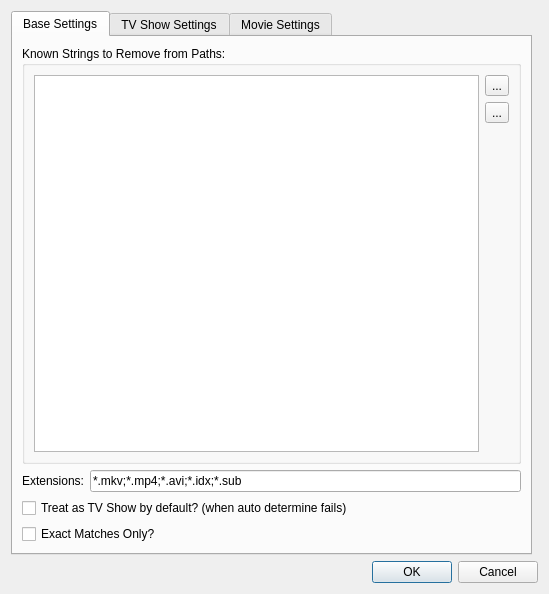
<?xml version="1.0" encoding="UTF-8"?>
<ui version="4.0">
 <class>CPreferences</class>
 <widget class="QDialog" name="CPreferences">
  <property name="geometry">
   <rect>
    <x>0</x>
    <y>0</y>
    <width>549</width>
    <height>594</height>
   </rect>
  </property>
  <property name="windowTitle">
   <string>Preferences</string>
  </property>
  <layout class="QGridLayout" name="gridLayout_2">
   <item row="1" column="0" colspan="2">
    <widget class="QDialogButtonBox" name="buttonBox">
     <property name="orientation">
      <enum>Qt::Horizontal</enum>
     </property>
     <property name="standardButtons">
      <set>QDialogButtonBox::Cancel|QDialogButtonBox::Ok</set>
     </property>
    </widget>
   </item>
   <item row="0" column="0">
    <widget class="QTabWidget" name="tabWidget">
     <property name="currentIndex">
      <number>0</number>
     </property>
     <widget class="QWidget" name="tab">
      <attribute name="title">
       <string>Base Settings</string>
      </attribute>
      <layout class="QGridLayout" name="gridLayout_3">
       <item row="2" column="0" colspan="2">
        <widget class="QCheckBox" name="treatAsTVShowByDefault">
         <property name="text">
          <string>Treat as TV Show by default? (when auto determine fails)</string>
         </property>
        </widget>
       </item>
       <item row="0" column="0" colspan="2">
        <widget class="QGroupBox" name="groupBox">
         <property name="title">
          <string>Known Strings to Remove from Paths:</string>
         </property>
         <layout class="QGridLayout" name="gridLayout">
          <item row="0" column="1">
           <widget class="QToolButton" name="btnAddString">
            <property name="text">
             <string>...</string>
            </property>
            <property name="icon">
             <iconset resource="application.qrc">
              <normaloff>:/resources/add.png</normaloff>:/resources/add.png</iconset>
            </property>
           </widget>
          </item>
          <item row="1" column="1">
           <widget class="QToolButton" name="btnDelString">
            <property name="text">
             <string>...</string>
            </property>
            <property name="icon">
             <iconset resource="application.qrc">
              <normaloff>:/resources/delete.png</normaloff>:/resources/delete.png</iconset>
            </property>
           </widget>
          </item>
          <item row="2" column="1">
           <spacer name="verticalSpacer">
            <property name="orientation">
             <enum>Qt::Vertical</enum>
            </property>
            <property name="sizeHint" stdset="0">
             <size>
              <width>20</width>
              <height>174</height>
             </size>
            </property>
           </spacer>
          </item>
          <item row="0" column="0" rowspan="3">
           <widget class="QListView" name="knownStrings"/>
          </item>
         </layout>
        </widget>
       </item>
       <item row="1" column="0">
        <widget class="QLabel" name="label_5">
         <property name="text">
          <string>Extensions:</string>
         </property>
        </widget>
       </item>
       <item row="1" column="1">
        <widget class="QLineEdit" name="extensions">
         <property name="sizePolicy">
          <sizepolicy hsizetype="Expanding" vsizetype="Fixed">
           <horstretch>0</horstretch>
           <verstretch>0</verstretch>
          </sizepolicy>
         </property>
         <property name="text">
          <string>*.mkv;*.mp4;*.avi;*.idx;*.sub</string>
         </property>
        </widget>
       </item>
       <item row="3" column="0" colspan="2">
        <widget class="QCheckBox" name="exactMatchesOnly">
         <property name="text">
          <string>Exact Matches Only?</string>
         </property>
        </widget>
       </item>
      </layout>
     </widget>
     <widget class="QWidget" name="tab_2">
      <attribute name="title">
       <string>TV Show Settings</string>
      </attribute>
      <layout class="QGridLayout" name="gridLayout_4">
       <item row="0" column="1">
        <widget class="QLineEdit" name="tvOutDirPattern">
         <property name="sizePolicy">
          <sizepolicy hsizetype="Expanding" vsizetype="Fixed">
           <horstretch>0</horstretch>
           <verstretch>0</verstretch>
          </sizepolicy>
         </property>
         <property name="text">
          <string/>
         </property>
        </widget>
       </item>
       <item row="1" column="1">
        <widget class="QLineEdit" name="tvOutFilePattern"/>
       </item>
       <item row="1" column="0">
        <widget class="QLabel" name="label_6">
         <property name="text">
          <string>Output File:</string>
         </property>
        </widget>
       </item>
       <item row="0" column="0">
        <widget class="QLabel" name="label_10">
         <property name="text">
          <string>Output Directory:</string>
         </property>
        </widget>
       </item>
       <item row="3" column="0" colspan="2">
        <widget class="QLabel" name="label_3">
         <property name="text">
          <string>&lt;html&gt;&lt;head/&gt;&lt;body&gt;&lt;p&gt;In the output names, use the following tags:&lt;/p&gt;&lt;ul style=&quot;margin-top: 0px; margin-bottom: 0px; margin-left: 0px; margin-right: 0px; -qt-list-indent: 1;&quot;&gt;&lt;li style=&quot; margin-top:12px; margin-bottom:0px; margin-left:0px; margin-right:0px; -qt-block-indent:0; text-indent:0px;&quot;&gt;&amp;lt;title&amp;gt;: Program/Movie Title&lt;/li&gt;&lt;li style=&quot; margin-top:0px; margin-bottom:0px; margin-left:0px; margin-right:0px; -qt-block-indent:0; text-indent:0px;&quot;&gt;&amp;lt;year&amp;gt;: Release Year&lt;/li&gt;&lt;li style=&quot; margin-top:0px; margin-bottom:0px; margin-left:0px; margin-right:0px; -qt-block-indent:0; text-indent:0px;&quot;&gt;&amp;lt;tmdbid&amp;gt;: The Movie Database ID&lt;/li&gt;&lt;li style=&quot; margin-top:0px; margin-bottom:0px; margin-left:0px; margin-right:0px; -qt-block-indent:0; text-indent:0px;&quot;&gt;&amp;lt;season&amp;gt;: Season Number&lt;/li&gt;&lt;li style=&quot; margin-top:0px; margin-bottom:0px; margin-left:0px; margin-right:0px; -qt-block-indent:0; text-indent:0px;&quot;&gt;&amp;lt;episode&amp;gt;: Episode Number&lt;/li&gt;&lt;li style=&quot; margin-top:0px; margin-bottom:0px; margin-left:0px; margin-right:0px; -qt-block-indent:0; text-indent:0px;&quot;&gt;&amp;lt;episode_title&amp;gt;: Episode Title/Name&lt;/li&gt;&lt;li style=&quot; margin-top:0px; margin-bottom:12px; margin-left:0px; margin-right:0px; -qt-block-indent:0; text-indent:0px;&quot;&gt;&amp;lt;extra_info&amp;gt;: Extra Information (Such as Unrated/Work Copy)&lt;/li&gt;&lt;/ul&gt;&lt;/body&gt;&lt;/html&gt;</string>
         </property>
         <property name="wordWrap">
          <bool>true</bool>
         </property>
        </widget>
       </item>
       <item row="4" column="0">
        <spacer name="verticalSpacer_2">
         <property name="orientation">
          <enum>Qt::Vertical</enum>
         </property>
         <property name="sizeHint" stdset="0">
          <size>
           <width>20</width>
           <height>471</height>
          </size>
         </property>
        </spacer>
       </item>
      </layout>
     </widget>
     <widget class="QWidget" name="tab_3">
      <attribute name="title">
       <string>Movie Settings</string>
      </attribute>
      <layout class="QGridLayout" name="gridLayout_5">
       <item row="1" column="1">
        <widget class="QLineEdit" name="movieOutFilePattern"/>
       </item>
       <item row="0" column="1">
        <widget class="QLineEdit" name="movieOutDirPattern">
         <property name="sizePolicy">
          <sizepolicy hsizetype="Expanding" vsizetype="Fixed">
           <horstretch>0</horstretch>
           <verstretch>0</verstretch>
          </sizepolicy>
         </property>
         <property name="text">
          <string/>
         </property>
        </widget>
       </item>
       <item row="0" column="0">
        <widget class="QLabel" name="label_9">
         <property name="text">
          <string>Output Directory:</string>
         </property>
        </widget>
       </item>
       <item row="3" column="0" colspan="3">
        <widget class="QLabel" name="label_4">
         <property name="text">
          <string>&lt;html&gt;&lt;head/&gt;&lt;body&gt;&lt;p&gt;In the output names, use the following tags:&lt;/p&gt;&lt;ul style=&quot;margin-top: 0px; margin-bottom: 0px; margin-left: 0px; margin-right: 0px; -qt-list-indent: 1;&quot;&gt;&lt;li style=&quot; margin-top:12px; margin-bottom:0px; margin-left:0px; margin-right:0px; -qt-block-indent:0; text-indent:0px;&quot;&gt;&amp;lt;title&amp;gt;: Program/Movie Title&lt;/li&gt;&lt;li style=&quot; margin-top:0px; margin-bottom:0px; margin-left:0px; margin-right:0px; -qt-block-indent:0; text-indent:0px;&quot;&gt;&amp;lt;year&amp;gt;: Release Year&lt;/li&gt;&lt;li style=&quot; margin-top:0px; margin-bottom:0px; margin-left:0px; margin-right:0px; -qt-block-indent:0; text-indent:0px;&quot;&gt;&amp;lt;tmdbid&amp;gt;: The Movie Database ID&lt;/li&gt;&lt;li style=&quot; margin-top:0px; margin-bottom:12px; margin-left:0px; margin-right:0px; -qt-block-indent:0; text-indent:0px;&quot;&gt;&amp;lt;extra_info&amp;gt;: Extra Information (Such as Unrated/Work Copy)&lt;/li&gt;&lt;/ul&gt;&lt;/body&gt;&lt;/html&gt;</string>
         </property>
         <property name="wordWrap">
          <bool>true</bool>
         </property>
        </widget>
       </item>
       <item row="1" column="0">
        <widget class="QLabel" name="label_7">
         <property name="text">
          <string>Output File:</string>
         </property>
        </widget>
       </item>
       <item row="4" column="0">
        <spacer name="verticalSpacer_3">
         <property name="orientation">
          <enum>Qt::Vertical</enum>
         </property>
         <property name="sizeHint" stdset="0">
          <size>
           <width>20</width>
           <height>309</height>
          </size>
         </property>
        </spacer>
       </item>
      </layout>
     </widget>
    </widget>
   </item>
  </layout>
 </widget>
 <tabstops>
  <tabstop>tabWidget</tabstop>
  <tabstop>knownStrings</tabstop>
  <tabstop>btnAddString</tabstop>
  <tabstop>btnDelString</tabstop>
  <tabstop>extensions</tabstop>
  <tabstop>treatAsTVShowByDefault</tabstop>
  <tabstop>exactMatchesOnly</tabstop>
  <tabstop>tvOutDirPattern</tabstop>
  <tabstop>tvOutFilePattern</tabstop>
  <tabstop>movieOutDirPattern</tabstop>
  <tabstop>movieOutFilePattern</tabstop>
 </tabstops>
 <resources>
  <include location="application.qrc"/>
 </resources>
 <connections>
  <connection>
   <sender>buttonBox</sender>
   <signal>accepted()</signal>
   <receiver>CPreferences</receiver>
   <slot>accept()</slot>
   <hints>
    <hint type="sourcelabel">
     <x>248</x>
     <y>254</y>
    </hint>
    <hint type="destinationlabel">
     <x>157</x>
     <y>274</y>
    </hint>
   </hints>
  </connection>
  <connection>
   <sender>buttonBox</sender>
   <signal>rejected()</signal>
   <receiver>CPreferences</receiver>
   <slot>reject()</slot>
   <hints>
    <hint type="sourcelabel">
     <x>316</x>
     <y>260</y>
    </hint>
    <hint type="destinationlabel">
     <x>286</x>
     <y>274</y>
    </hint>
   </hints>
  </connection>
 </connections>
</ui>
